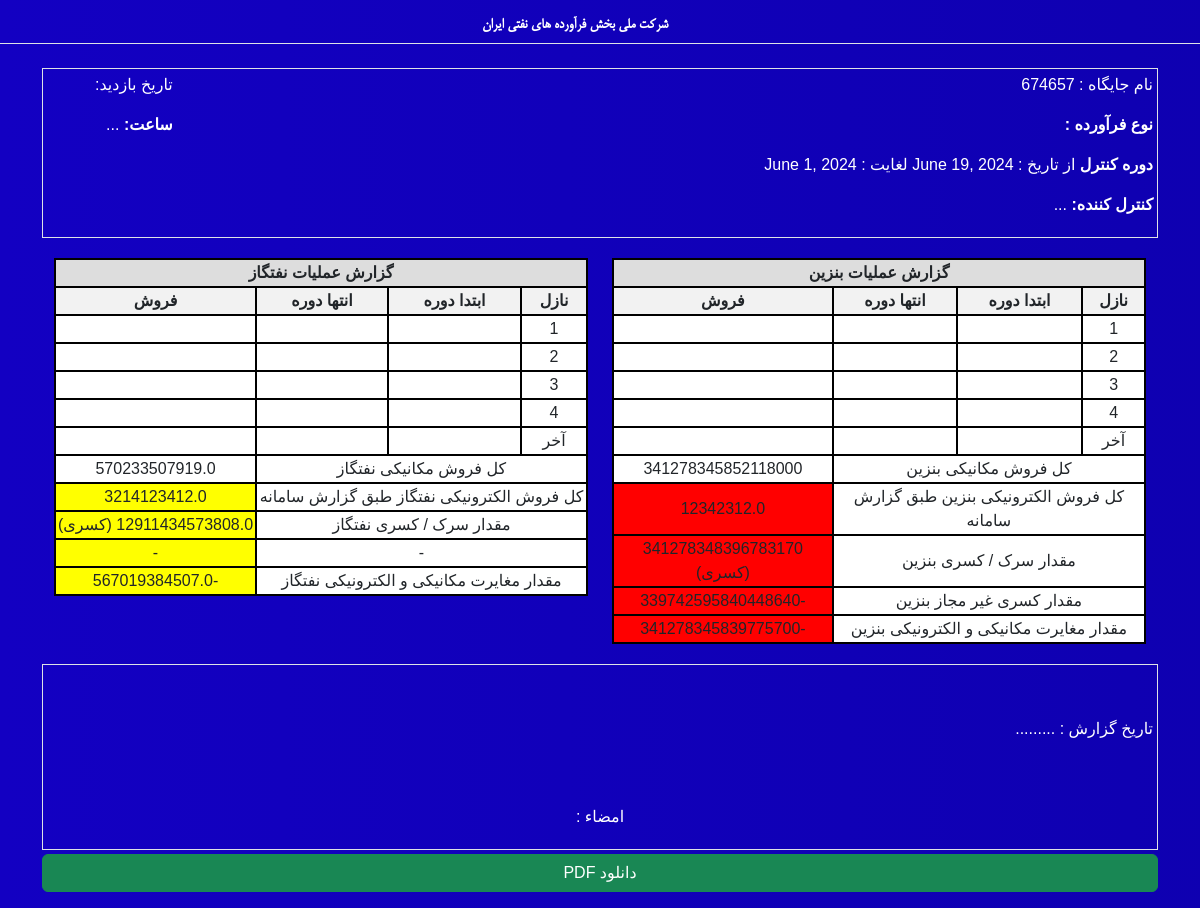
Page /station/22/ on the committed database.
### inspections/models.py (models this page shows, shortened)
class FuelStation(models.Model):
    name = models.CharField(max_length=200)
    gasoline_tanks = models.IntegerField()
    gas_tanks = models.IntegerField()
    gasoline_nozzles = models.IntegerField()
    gas_nozzles = models.IntegerField()
    gasoline_beginning = models.FloatField()
    gas_beginning = models.FloatField()
    gasoline_received = models.FloatField()
    gas_received = models.FloatField()
    electronic_gasoline_sales = models.FloatField()
    electronic_gas_sales = models.FloatField()
    start_date = models.DateField()
    end_date = models.DateField()

### inspections/views.py (the view)
# urls.py: path('station/<int:station_id>/', station_detail, name='station_detail'),
def station_detail(request, station_id):
    station = FuelStation.objects.get(id=station_id)
    nozzles = Nozzle.objects.filter(station=station)
    tanks = Tank.objects.filter(station=station)
    gasoline_mechanical_sales = sum(n.mechanical_sales() for n in nozzles if n.type == 'gasoline')
    gas_mechanical_sales = sum(n.mechanical_sales() for n in nozzles if n.type == 'gas')
    gasoline_end_inventory = sum(t.amount for t in tanks if t.type == 'gasoline')
    gas_end_inventory = sum(t.amount for t in tanks if t.type == 'gas')
    total_gasoline_inventory = station.gasoline_beginning + station.gasoline_received
    total_gas_inventory = station.gas_beginning + station.gas_received
    gasoline_outflow = total_gasoline_inventory - gasoline_end_inventory
    gas_outflow = total_gas_inventory - gas_end_inventory
    gasoline_after_sales = total_gasoline_inventory - gasoline_mechanical_sales
    gas_after_sales = total_gas_inventory - gas_mechanical_sales
    gasoline_difference = gasoline_end_inventory - gasoline_after_sales
    gas_difference = gas_end_inventory - gas_after_sales
    gasoline_status = 'کسری' if gasoline_difference > gasoline_end_inventory else 'سرک'
    gas_status = 'کسری' if gas_difference > gas_end_inventory else 'سرک'
    qire_mojaz = gasoline_mechanical_sales * 0.0045 - gasoline_difference
    electronic_mechanical_discrepancy = station.electronic_gasoline_sales - gasoline_mechanical_sales
    electronic_mechanical_discrepancy_gas = station.electronic_gas_sales - gas_mechanical_sales
    print(f"qire_mojaz: {qire_mojaz}")
    print(f"electronic_mechanical_discrepancy: {electronic_mechanical_discrepancy}")
    context = {
        'station': station,
        'nozzles': nozzles,
        'tanks': tanks,
        'gasoline_mechanical_sales': gasoline_mechanical_sales,
        'gas_mechanical_sales': gas_mechanical_sales,
        'gasoline_end_inventory': gasoline_end_inventory,
        'gas_end_inventory': gas_end_inventory,
        'total_gasoline_inventory': total_gasoline_inventory,
        'total_gas_inventory': total_gas_inventory,
        'gasoline_outflow': gasoline_outflow,
        'gas_outflow': gas_outflow,
        'gasoline_after_sales': gasoline_after_sales,
        'gas_after_sales': gas_after_sales,
        'gasoline_difference': gasoline_difference,
        'gas_difference': gas_difference,
        'gasoline_status': gasoline_status,
        'gas_status': gas_status,
        'qire_mojaz': qire_mojaz,
        'electronic_mechanical_discrepancy': electronic_mechanical_discrepancy,
        'electronic_mechanical_discrepancy_gas': electronic_mechanical_discrepancy_gas,
    }
    return render(request, 'station_detail.html', context)

### inspections/models.py (called while the page is built)
    def mechanical_sales(self):
        return self.end_totalizer - self.start_totalizer

### inspections/templates/station_detail.html (shortened to what this page needs)
{% extends "base.html" %}
{% block content %}
<div class="container mt-4">
    <div class="row">
        <div class="col-12 border border-1 p-1">
            <div class="d-flex justify-content-between">
                <div>
                    <p class="text-white">نام جایگاه : {{ station.name }}</p>
                    <p class="text-white"><strong>نوع فرآورده : </strong> {{ station.date }}</p>
                </div>
                <div>
                <p class="text-white me-5"> تاریخ بازدید:</p>
                <p class="text-white me-5"><strong>ساعت:</strong> ...</p>
                </div>
            </div>
            <div class="text-white">
                <p><strong>دوره کنترل</strong>  از تاریخ : {{ station.start_date }} <span>لغایت : {{ station.end_date }}</span></p>
                <p><strong>کنترل کننده:</strong> ... </p>
            </div>
        </div>
    <div class="col-12 col-md-6">
    <table>
        <thead>
            <tr>
                <th colspan="4">گزارش عملیات بنزین</th>
            </tr>
        </thead>
        <tbody>
            <tr>
                <th>نازل</th>
                <th>ابتدا دوره</th>
                <th>انتها دوره</th>
                <th>فروش</th>
            </tr>
            <tr>
                <td>1</td>
                <td></td>
                <td></td>
                <td></td>
            </tr>
            <tr>
                <td>2</td>
                <td></td>
                <td></td>
                <td></td>
            </tr>
            <tr>
                <td>3</td>
                <td></td>
                <td></td>
                <td></td>
            </tr>
            <tr>
                <td>4</td>
                <td></td>
                <td></td>
                <td></td>
            </tr>
            <tr>
                <td>آخر</td>
                <td></td>
                <td></td>
                <td></td>
            </tr>
            <tr>
                <td colspan="3" >کل فروش مکانیکی بنزین</td>
                <td >{{ gasoline_mechanical_sales }}</td>
            </tr>
            <tr>
                <td colspan="3" >کل فروش الکترونیکی بنزین طبق گزارش سامانه</td>
                <td style="background-color: red;" >{{ station.electronic_gasoline_sales }}</td>
            </tr>
            <tr>
                <td colspan="3">مقدار سرک / کسری بنزین</td>
                <td style="background-color: red;" >{{ gasoline_difference }} ({{ gasoline_status }})</td>
            </tr>
            <tr>
                <td colspan="3" >مقدار کسری غیر مجاز بنزین</td>
                <td style="background-color: red;" >{{ qire_mojaz }}</td>
            </tr>
            <tr>
                <td colspan="3">مقدار مغایرت مکانیکی و الکترونیکی بنزین</td>
                <td style="background-color: red;" >{{ electronic_mechanical_discrepancy }}</td>
            </tr>
        </tbody>
    </table>
</div>
    <div class="col-12 col-md-6">
    <table>
        <thead>
            <tr>
                <th colspan="4">گزارش عملیات نفتگاز</th>
            </tr>
        </thead>
        <tbody>
            <tr>
                <th>نازل</th>
                <th>ابتدا دوره</th>
                <th>انتها دوره</th>
                <th>فروش</th>
            </tr>
            <tr>
                <td>1</td>
                <td></td>
                <td></td>
                <td></td>
            </tr>
            <tr>
                <td>2</td>
                <td></td>
                <td></td>
                <td></td>
            </tr>
            <tr>
                <td>3</td>
                <td></td>
                <td></td>
                <td></td>
            </tr>
            <tr>
                <td>4</td>
                <td></td>
                <td></td>
                <td></td>
            </tr>
            <tr>
                <td>آخر</td>
                <td></td>
                <td></td>
                <td></td>
            </tr>
            <tr>
                <td colspan="3">کل فروش مکانیکی نفتگاز</td>
                 <td >{{ gas_mechanical_sales }}</td>
            </tr>
            <tr>
                <td colspan="3">کل فروش الکترونیکی نفتگاز طبق گزارش سامانه</td>
                <td style="background-color: yellow;">{{ station.electronic_gas_sales }}</td>
            </tr>
            <tr>
                <td colspan="3">مقدار سرک / کسری نفتگاز</td>
                <td style="background-color: yellow;">{{ gas_difference }} ({{ gas_status }})</td>
            </tr>
            <tr>
                <td colspan="3" > - </td>
                <td style="background-color: yellow;"> - </td>
            </tr>
            <tr>
                <td colspan="3" >مقدار مغایرت مکانیکی و الکترونیکی نفتگاز</td>
                <td  style="background-color: yellow;"> {{ electronic_mechanical_discrepancy_gas }} </td>
            </tr>
        </tbody>
    </table>
</div>
<div class="border border-1 p-1">
    <div class="d-flex justify-content-between mt-5 mb-5">
        <div class="">
            <p class="text-white ">تاریخ گزارش : .........</p>
        </div>
    </div>
    <div class="">
        <p class="text-white text-center">امضاء :</p>
    </div>
</div>
    <a href="{% url 'render_pdf' station.id %}" class="btn btn-success mt-1 mb-3">دانلود PDF</a>
</div>
</div>
{% endblock %}

### inspections/templates/base.html (shortened to what this page needs)
{% load static %}
<!DOCTYPE html>
<html lang="fa-IR" dir="rtl">
<head>
    <link href="https://cdn.fontcdn.ir/Font/Persian/Vazir/Vazir.css" rel="stylesheet">
    <link rel="stylesheet" href="https://cdn.jsdelivr.net/npm/bootstrap-icons@1.11.3/font/bootstrap-icons.min.css">
    <link rel="stylesheet" href="https://cdn.jsdelivr.net/npm/bootstrap@5.3.3/dist/css/bootstrap.rtl.min.css">
</head>
<body>
  <div class="border-bottom text-center " >
    <a class="navbar-brand d-flex justify-content-center " href="{% url 'home' %}">
        <img  src="https://www.nigc-zanjan.ir/content/adminlogo.png" width="50px"  class="img-fluid KIANOOBS " alt="">
        <h6 class="text-white fw-bold mt-3 Font">شرکت ملی بخش فرآورده های نفتی ایران</h6>
    </a>
  </div>
    <div class="container mt-4">
        {% block content %}
        {% endblock %}
    </div>
</body>
</html>

### inspections/templates/base.html (style rules this page uses)
a { text-decoration: none; }
body { font-family: 'Vazir', sans-serif; margin: 0; height: 100vh; background: linear-gradient(270deg, #02007e, #1300c2); background-size: 400% 400%; animation: gradientAnimation 3s ease infinite; }
.Font { font-family: "ServerName"; }
.KIANOOBS { filter: sepia(1) saturate(10000%) hue-rotate(180deg); filter: brightness(0) invert(1); }

### inspections/templates/station_detail.html (style rules this page uses)
table { width: 100%; border-collapse: collapse; margin: 20px 0; }
th, td { border: 2px solid #000; text-align: center; }
td { background-color: #ffffff; }
th { background-color: #f2f2f2; }
thead th { background-color: #ddd; font-weight: bold; }

### rows in the picture
FuelStation: name "674657", start_date "June 19, 2024", end_date "June 1, 2024", electronic_gasoline_sales "12342312.0", electronic_gas_sales "3214123412.0"

### other values in the picture
{{ gasoline_mechanical_sales }} "341278345852118000"
{{ gasoline_difference }} "341278348396783170"
{{ gasoline_status }} "کسری"
{{ qire_mojaz }} "-339742595840448640"
{{ electronic_mechanical_discrepancy }} "-341278345839775700"
{{ gas_mechanical_sales }} "570233507919.0"
{{ gas_status }} "کسری"
{{ electronic_mechanical_discrepancy_gas }} "-567019384507.0"
